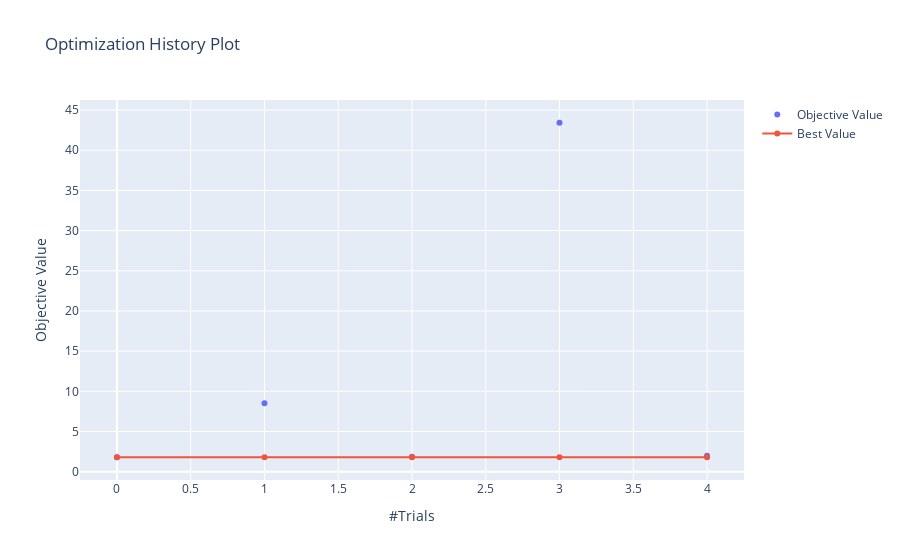

Here is the notebook cell this chart was saved with:
### Code cell
plot_optimization_history(study)

### Figure 1 — Plotly figure (JSON) as saved in the notebook; plotly's stock layout.template omitted (floating-point values rounded to 4 significant figures)
{"data": [{"mode": "markers", "name": "Objective Value", "type": "scatter", "x": [0, 1, 2, 3, 4], "y": [1.793, 8.505, 1.866, 43.43, 1.989]}, {"name": "Best Value", "type": "scatter", "x": [0, 1, 2, 3, 4], "y": [1.793, 1.793, 1.793, 1.793, 1.793]}], "layout": {"autosize": true, "title": {"text": "Optimization History Plot"}, "xaxis": {"autorange": true, "range": [-0.2428, 4.243], "title": {"text": "#Trials"}, "type": "linear"}, "yaxis": {"autorange": true, "range": [-1.256, 46.48], "title": {"text": "Objective Value"}, "type": "linear"}}}
